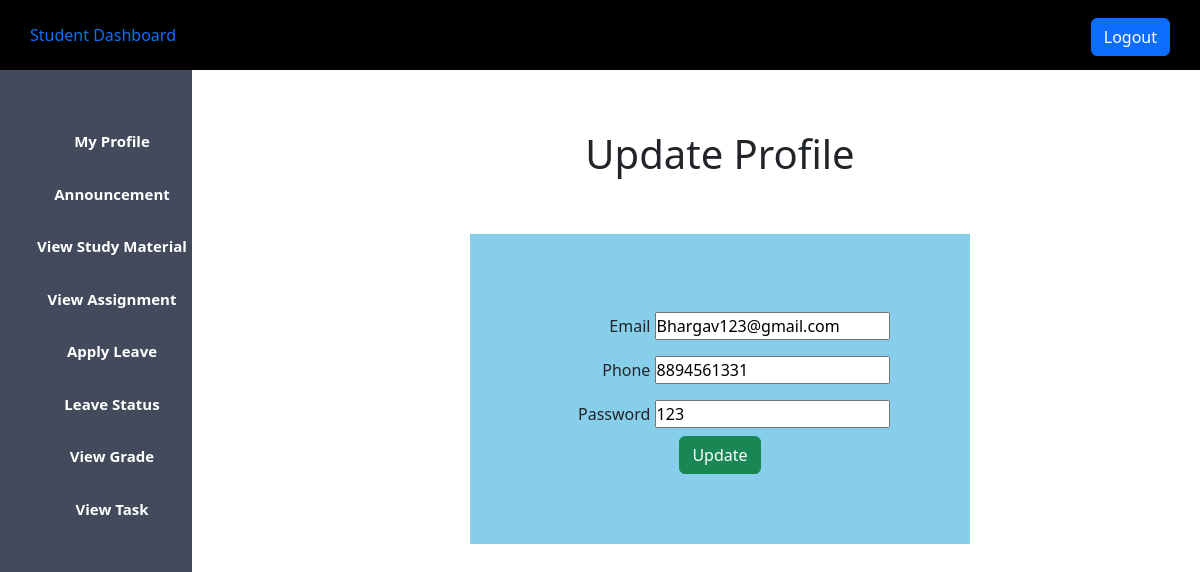
/student_profile.php (signed in), run on the app's committed database.
### tables this page shows
CREATE TABLE `user` (
  `id` int(11) NOT NULL,
  `username` varchar(50) DEFAULT NULL,
  `phone` bigint(20) DEFAULT NULL,
  `email` varchar(50) DEFAULT NULL,
  `usertype` varchar(50) DEFAULT NULL,
  `password` varchar(50) DEFAULT NULL,
  `description` varchar(100) DEFAULT NULL,
  `image` varchar(40) DEFAULT NULL
);

### student_profile.php (the view, shortened to what this page needs)
<?php
$host = "localhost";
$user = "root";
$password = "";
$db = "lms_db";
$data = mysqli_connect($host,$user,$password,$db);
$name = $_SESSION['username'];
$sql = "SELECT * FROM user WHERE username = '$name'";
$result = mysqli_query($data,$sql);
$info = mysqli_fetch_assoc($result);
?>
<!DOCTYPE html>
<html lang="en">
<head>
    <?php
    include('student_css.php');
    ?>
</head>
<body>
    <?php
    include('student_sidebar.php');
    ?>
    <div class="content">
        <center>
            <h1>Update Profile</h1>
            <br><br>
            <form action="#" method="POST">
                <div class="div_deg">
                    <div>
                        <label>Email</label>
                        <input type="email" name="email" value="<?php echo "{$info['email']}"; ?>" required>
                    </div>
                    <div>
                        <label>Phone</label>
                        <input type="number" name="phone" value="<?php echo "{$info['phone']}"; ?>" required>
                    </div>
                    <div>
                        <label>Password</label>
                        <input type="text" name="password" value="<?php echo "{$info['password']}"; ?>" required>
                    </div>
                    <div>
                        <input type="submit" class="btn btn-success" name="update_profile" value="Update">
                    </div>
                </div>
            </form>
        </center>
    </div>
</body>
</html>

### css/admin.css (style rules this page uses)
* { margin: 0px; padding: 0px; }
.content { margin-left: 20%; margin-top: 5%; }

### student_profile.php (style rules this page uses)
label { display: inline-block; text-align: right; width: 100px; padding-top: 10px; padding-bottom: 10px; }
.div_deg { background-color: skyblue; width: 500px; padding-top: 70px; padding-bottom: 70px; }

### data on the page
user: email "Bhargav123@gmail.com", phone "8894561331", password "123"
